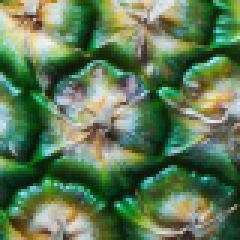
#> input picture lec_0_prepration/data/output/2d/part_0.png, 80 x 80 px (shown 3 times larger); its folder holds 4 pictures in this run
$ python solver_2d.py
#> lines starting #> are read from the running program, lines starting #| are printed output that depends on the picture
import os, sys
from sklearn.metrics import mean_squared_error
import cv2 as cv
import numpy as np
from time import sleep


def check_sims_T(mImg1, mImg2):

    oPiv = cv.cvtColor(mImg1, cv.COLOR_BGR2GRAY)
    oTar = cv.cvtColor(mImg2, cv.COLOR_BGR2GRAY)

    oPiv = oPiv[:1, :]
    oTar = oTar[-1:, :]

    return mean_squared_error(oPiv, oTar)

def check_sims_B(mImg1, mImg2):

    oPiv = cv.cvtColor(mImg1, cv.COLOR_BGR2GRAY)
    oTar = cv.cvtColor(mImg2, cv.COLOR_BGR2GRAY)

    oPiv = oPiv[-1:, :]
    oTar = oTar[:1, :]

    return mean_squared_error(oPiv, oTar)


def check_sims_L(mImg1, mImg2):

    oPiv = cv.cvtColor(mImg1, cv.COLOR_BGR2GRAY)
    oTar = cv.cvtColor(mImg2, cv.COLOR_BGR2GRAY)

    oPiv = oPiv[:, :1]
    oTar = oTar[:, -1:]

    return mean_squared_error(oPiv, oTar)

def check_sims_R(mImg1, mImg2):
    oPiv = cv.cvtColor(mImg1, cv.COLOR_BGR2GRAY)
    oTar = cv.cvtColor(mImg2, cv.COLOR_BGR2GRAY)

    oPiv = oPiv[:, -1:]
    oTar = oTar[:, :1]

    return mean_squared_error(oPiv, oTar)


def checker_tl_validity(mTop, mLeft, mWidth):
    oT_idx = np.argsort(mTop)[::-1]
    oL_idx = np.argsort(mLeft)[::-1]

    oIdx_sum = list()
    for t, l in zip(oT_idx, oL_idx):
        if (t<=mWidth) & (l<=mWidth):
            oIdx_sum.append(int(t+l))

    return oIdx_sum

def checker_top_left(mData, mWidth):
#> called with mWidth = 8
    oCheck_vals = np.zeros((len(mData), len(mData)))

    for i in range(oCheck_vals.shape[0]):
        for j in range(oCheck_vals.shape[0]):
            if (i!=j):
                oCheck_vals[i][j] = check_sims_T(mData[i], mData[j])
            else:
                oCheck_vals[i][j] = np.inf
#> this loop made 4 passes
#> pass 1, in check_sims_T, `oPiv = cv.cvtColor(mImg1, cv.COLOR_BGR2GRAY)`:
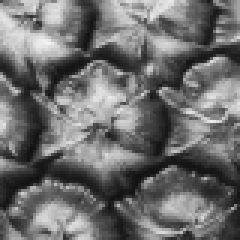
#> oPiv: shape (80, 80) (shown 3 times larger); min 15, max 242, mean 109.8
#> pass 1, in check_sims_T, `oTar = cv.cvtColor(mImg2, cv.COLOR_BGR2GRAY)`:
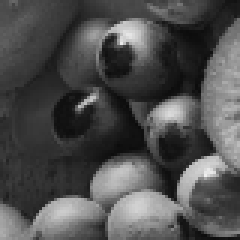
#> oTar: shape (80, 80) (shown 3 times larger); min 11, max 239, mean 78.5
#> pass 1, in check_sims_T (call 2), `oTar = cv.cvtColor(mImg2, cv.COLOR_BGR2GRAY)`:
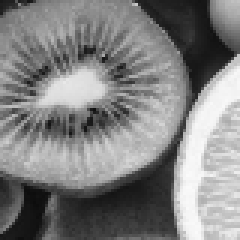
#> oTar: shape (80, 80) (shown 3 times larger); min 12, max 250, mean 128.8
#> pass 1, in check_sims_T (call 3), `oTar = cv.cvtColor(mImg2, cv.COLOR_BGR2GRAY)`:
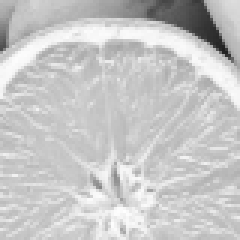
#> oTar: shape (80, 80) (shown 3 times larger); min 33, max 254, mean 198.9

    oMins_T = np.amin(oCheck_vals, axis=0)

    oCheck_vals = np.zeros((len(mData), len(mData)))
    for i in range(oCheck_vals.shape[0]):
        for j in range(oCheck_vals.shape[0]):
            if (i!=j):
                oCheck_vals[i][j] = check_sims_L(mData[i], mData[j])
            else:
                oCheck_vals[i][j] = np.inf

    oMins_L = np.amin(oCheck_vals, axis=1)
    oVal = checker_tl_validity(oMins_T, oMins_L, mWidth=mWidth)

    return np.argmin(oVal)


def solver_2d(mData, mTop_left_idx, mWidth):
#> called with mTop_left_idx = 1, mWidth = 8
    oSeq = [mTop_left_idx]

    for i in range(mWidth-len(oSeq)):
        oMin = 9999999
        oApp_idx = -1

        for j in range(len(mData)):
            if not j in oSeq:
                oNew_min = check_sims_R(mData[oSeq[-1]], mData[j])
                if oNew_min < oMin:
                    oMin = oNew_min
                    oApp_idx = j

        oSeq.append(oApp_idx)

    # [4 lines of commented-out code are left out]
    return oSeq


def solver_1d(mData, mTop_idx, mWidth):
    oSeq = [mTop_idx]

    for i in range(mWidth-len(oSeq)):
        oMin = 9999999
        oApp_idx = -1

        for j in range(len(mData)):
            if not j in oSeq:
                oNew_min = check_sims_B(mData[oSeq[-1]], mData[j])
                if oNew_min < oMin:
                    oMin = oNew_min
                    oApp_idx = j

        oSeq.append(oApp_idx)

    oImg_out = mData[oSeq[0]]

    for seq in oSeq[1:]:
        oImg_out = np.concatenate((oImg_out, mData[seq]), axis=0)

    return oImg_out


if __name__=="__main__":
    filepath = '../lec_0_prepration/data/output/2d/'
    files = os.listdir(filepath)
    files.sort()
    print(files)

    img_lst = list()
    for afile in files:
        img_lst.append(cv.imread(filepath + afile))

    top_left_idx = checker_top_left(img_lst, mWidth=8)
    first_lines = solver_2d(img_lst, top_left_idx, mWidth=8)

    for i in range(64):
#> (the run stopped early here; a loop or call above may not have finished)
